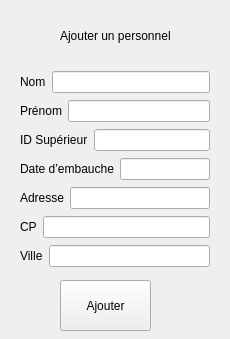
<?xml version="1.0" encoding="UTF-8"?>
<ui version="4.0">
 <class>personnelajoutClass</class>
 <widget class="QWidget" name="personnelajoutClass">
  <property name="geometry">
   <rect>
    <x>0</x>
    <y>0</y>
    <width>230</width>
    <height>339</height>
   </rect>
  </property>
  <property name="windowTitle">
   <string>Form</string>
  </property>
  <widget class="QLabel" name="label">
   <property name="geometry">
    <rect>
     <x>60</x>
     <y>20</y>
     <width>111</width>
     <height>31</height>
    </rect>
   </property>
   <property name="text">
    <string>Ajouter un personnel</string>
   </property>
  </widget>
  <widget class="QWidget" name="layoutWidget">
   <property name="geometry">
    <rect>
     <x>20</x>
     <y>70</y>
     <width>190</width>
     <height>198</height>
    </rect>
   </property>
   <layout class="QVBoxLayout" name="verticalLayout">
    <item>
     <layout class="QHBoxLayout" name="horizontalLayout">
      <item>
       <widget class="QLabel" name="label_3">
        <property name="text">
         <string>Nom</string>
        </property>
       </widget>
      </item>
      <item>
       <widget class="QLineEdit" name="lineEdit_6"/>
      </item>
     </layout>
    </item>
    <item>
     <layout class="QHBoxLayout" name="horizontalLayout_2">
      <item>
       <widget class="QLabel" name="label_4">
        <property name="text">
         <string>Prénom</string>
        </property>
       </widget>
      </item>
      <item>
       <widget class="QLineEdit" name="lineEdit_5"/>
      </item>
     </layout>
    </item>
    <item>
     <layout class="QHBoxLayout" name="horizontalLayout_3">
      <item>
       <widget class="QLabel" name="label_6">
        <property name="text">
         <string>ID Supérieur</string>
        </property>
       </widget>
      </item>
      <item>
       <widget class="QLineEdit" name="lineEdit_4"/>
      </item>
     </layout>
    </item>
    <item>
     <layout class="QHBoxLayout" name="horizontalLayout_4">
      <item>
       <widget class="QLabel" name="label_5">
        <property name="text">
         <string>Date d’embauche</string>
        </property>
       </widget>
      </item>
      <item>
       <widget class="QLineEdit" name="lineEdit_3"/>
      </item>
     </layout>
    </item>
    <item>
     <layout class="QHBoxLayout" name="horizontalLayout_5">
      <item>
       <widget class="QLabel" name="label_7">
        <property name="text">
         <string>Adresse</string>
        </property>
       </widget>
      </item>
      <item>
       <widget class="QLineEdit" name="lineEdit_2"/>
      </item>
     </layout>
    </item>
    <item>
     <layout class="QHBoxLayout" name="horizontalLayout_6">
      <item>
       <widget class="QLabel" name="label_8">
        <property name="text">
         <string>CP</string>
        </property>
       </widget>
      </item>
      <item>
       <widget class="QLineEdit" name="lineEdit"/>
      </item>
     </layout>
    </item>
    <item>
     <layout class="QHBoxLayout" name="horizontalLayout_7">
      <item>
       <widget class="QLabel" name="label_9">
        <property name="text">
         <string>Ville</string>
        </property>
       </widget>
      </item>
      <item>
       <widget class="QLineEdit" name="lineEdit_7"/>
      </item>
     </layout>
    </item>
   </layout>
  </widget>
  <widget class="QPushButton" name="BtPersonnelAjout">
   <property name="geometry">
    <rect>
     <x>60</x>
     <y>280</y>
     <width>91</width>
     <height>51</height>
    </rect>
   </property>
   <property name="text">
    <string>Ajouter</string>
   </property>
  </widget>
 </widget>
 <resources/>
 <connections/>
</ui>
